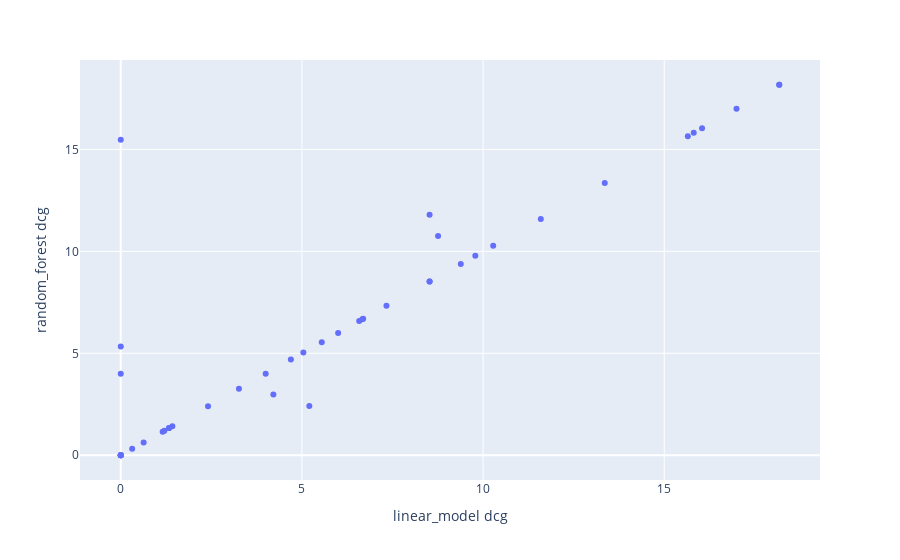

This figure's notebook cell:
### Markdown cell above
## Visiualization

### Code cell
px.scatter(
    df_metrics_merged,
    x="linear_model dcg",
    y="random_forest dcg",
    hover_data=df_metrics_merged.columns,
)

### Figure 1 — Plotly figure (JSON) as saved in the notebook; plotly's stock layout.template omitted (floating-point values rounded to 4 significant figures; data arrays with more than 128 entries replaced by an {"elided": "..."} marker saying what was removed)
{"data": [{"customdata": {"elided": "44x12 mixed values"}, "hovertemplate": "linear_model dcg=%{x}<br>random_forest dcg=%{y}<br>query=%{customdata[0]}<br>linear_model ndcg=%{customdata[1]}<br>linear_model prec@10=%{customdata[2]}<br>linear_model ratio_of_ratings=%{customdata[3]}<br>random_forest ndcg=%{customdata[4]}<br>random_forest prec@10=%{customdata[5]}<br>random_forest ratio_of_ratings=%{customdata[6]}<br>dcg=%{customdata[7]}<br>dcg_dense=%{customdata[8]}<br>ndcg=%{customdata[9]}<br>prec@10=%{customdata[10]}<br>ratio_of_ratings=%{customdata[11]}<extra></extra>", "legendgroup": "", "marker": {"color": "#636efa", "symbol": "circle"}, "mode": "markers", "name": "", "orientation": "v", "showlegend": false, "type": "scatter", "x": [15.65, 8.524, 6, 0.6309, 9.786, 1.333, 18.17, 5.547, 13.36, 6.581, 0, 0, 16.04, 1.156, 5.204, 1.333, 4.212, 0, 5.04, 18.17, 16.99, 6.667, 8.524, 0, 15.81, 8.524, 2.409, 7.333, 0, 1.425, 1.204, 0, 4.695, 0, 3.262, 4, 6.69, 9.385, 0, 0.3155, 10.28, 8.758, 11.59, 0], "xaxis": "x", "y": [15.65, 11.79, 6, 0.6309, 9.786, 1.333, 18.17, 5.547, 13.36, 6.581, 0, 0, 16.04, 1.156, 2.418, 1.333, 2.985, 0, 5.04, 18.17, 16.99, 6.667, 8.524, 0, 15.81, 8.524, 2.409, 7.333, 0, 1.425, 1.204, 0, 4.695, 4, 3.262, 4, 6.69, 9.385, 15.47, 0.3155, 10.28, 10.76, 11.59, 5.333], "yaxis": "y"}], "layout": {"autosize": true, "legend": {"tracegroupgap": 0}, "margin": {"t": 60}, "xaxis": {"anchor": "y", "autorange": true, "domain": [0, 1], "range": [-1.1, 19.27], "title": {"text": "linear_model dcg"}, "type": "linear"}, "yaxis": {"anchor": "x", "autorange": true, "domain": [0, 1], "range": [-1.407, 19.58], "title": {"text": "random_forest dcg"}, "type": "linear"}}}
